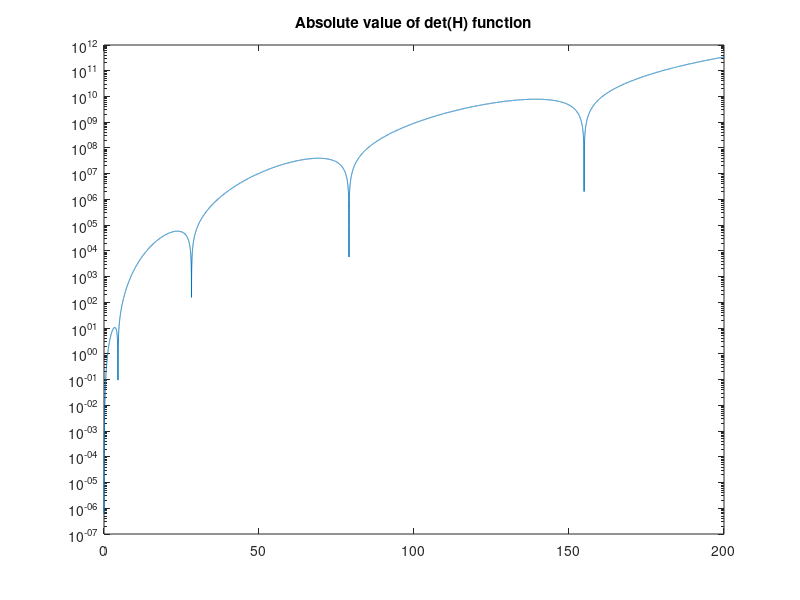
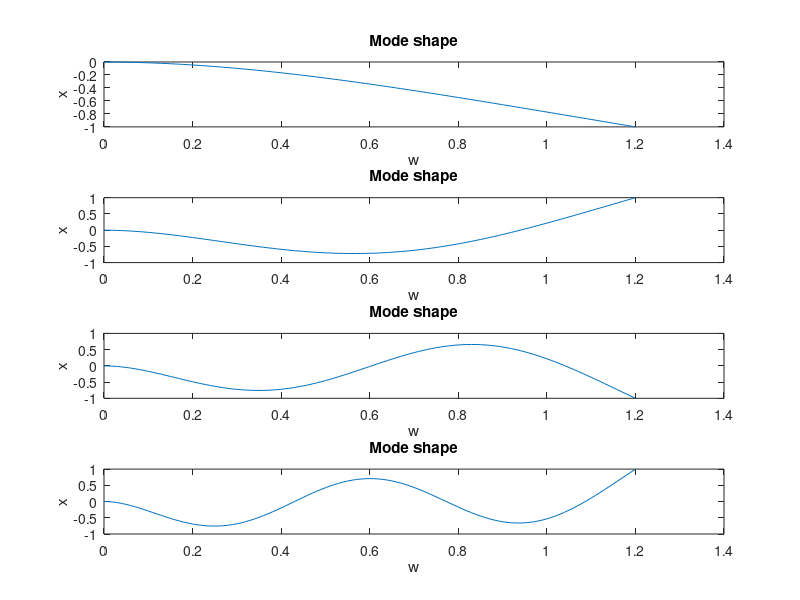
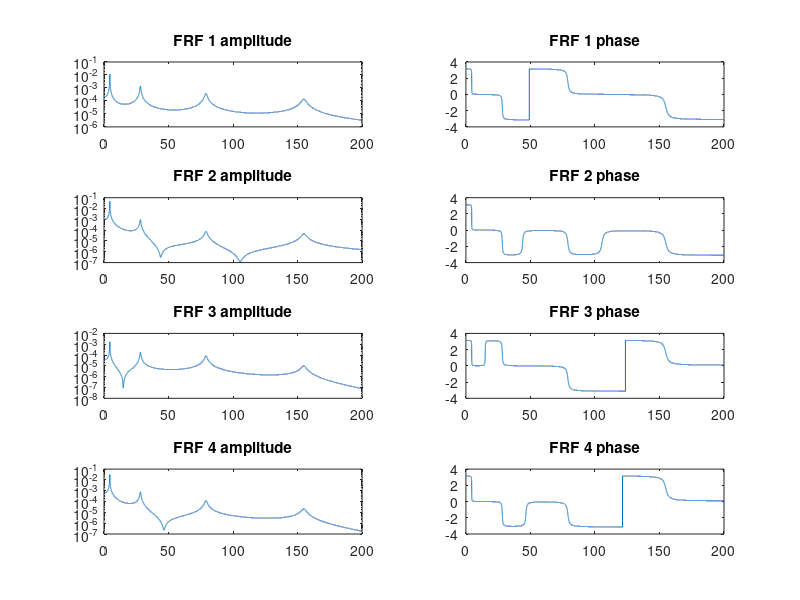
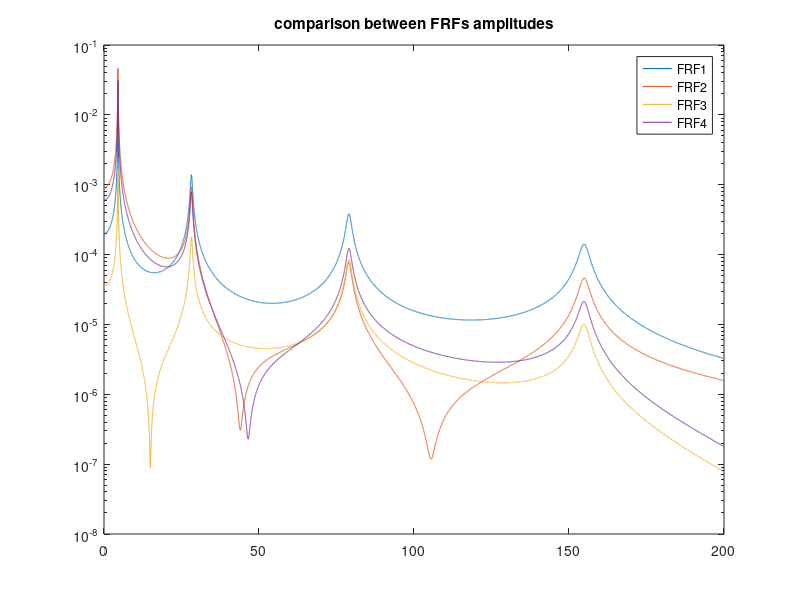

MATLAB code for these plots, in order: (Note: this script raises an error after producing the figures.)
close all
clear all
clc

%% Parameters

L= 1.2;         %[m]
h= 0.008;       %[m]
b= 0.04;        %[m]
rho= 2700;      %[kg/m^3]
E= 68000000000; %[pa]
J= b*h^3/12;    %[m^4]
m= rho*b*h;     %[kg]

%% Vibration modes

%  standing wave solution
% w=[A*cos(g*x)+B*sin(g*x)+C*cosh(g*x)+D*sinh(g*x)]*cos(omega*t+phi);
% dw/dx = [g*(-A*sin(g*x)+B*cos(g*x)+C*sinh(g*x)+D*cosh(g*x)]*cos(omega*t+phi);
% d^2w/dx^2 = [g^2*(-A*cos(g*x)-B*sin(g*x)+C*cosh(g*x)+D*sinh(g*x)]*cos(omega*t+phi);
% d^3w/dx^3 = [g^3*(A*sin(g*x)-B*cos(g*x)+C*sinh(g*x)+D*cosh(g*x)]*cos(omega*t+phi);


% Boundary conditions 
fs=0.01:0.01:200;
w=2*pi*fs;
g= ((m*w.^2)/(E*J)).^(1/4);

%S= zeros(size(w,2),1);

f=  (-2-2.*cos(g.*L).*cosh(g.*L)).*g.^6 ;




%for i= 1:size(w,2)
 %   H= [1 0 1 0; 0 g(i) 0 g(i); -g(i)^2*cos(g(i)*L) -g(i)^2*sin(g(i)*L) g(i)^2*cosh(g(i)*L) g(i)^2*sinh(g(i)*L); g(i)^3*sin(g(i)*L) -g(i)^3*cos(g(i)*L) g(i)^3*sinh(g(i)*L) g(i)^3*cosh(g(i)*L)];
  %  S(i)= det(H);
%end

%figure;
%semilogy (w,abs(S))

figure;
semilogy (fs,abs(f))
title('Absolute value of det(H) function')

%figure
%plot(w,f)

fs_1= 4.5;
fs_2= 28.2;
fs_3= 79;
fs_4= 154.9;

wn_1= 2*pi*fs_1;
wn_2= 2*pi*fs_2;
wn_3= 2*pi*fs_3;
wn_4= 2*pi*fs_4;

g_1=((m*wn_1.^2)/(E*J)).^(1/4);
g_2=((m*wn_2.^2)/(E*J)).^(1/4);
g_3=((m*wn_3.^2)/(E*J)).^(1/4);
g_4=((m*wn_4.^2)/(E*J)).^(1/4);


wn_vector=[wn_1; wn_2; wn_3; wn_4];
g_vector=[g_1; g_2; g_3; g_4];
constants_matrix= [zeros(4,4)];

for i=1:4 
    H= [1 0 1 0; 0 g_vector(i) 0 g_vector(i); -g_vector(i)^2*cos(g_vector(i)*L) -g_vector(i)^2*sin(g_vector(i)*L) g_vector(i)^2*cosh(g_vector(i)*L) g_vector(i)^2*sinh(g_vector(i)*L); g_vector(i)^3*sin(g_vector(i)*L) -g_vector(i)^3*cos(g_vector(i)*L) g_vector(i)^3*sinh(g_vector(i)*L) g_vector(i)^3*cosh(g_vector(i)*L)];
    N=[H(2,1) H(3,1) H(4,1)]';

    H_hat=[H(2,2) H(2,3) H(2,4); H(3,2) H(3,3) H(3,4); H(4,2) H(4,3) H(4,4)];
    X_hat= -inv(H_hat)*N;
    X= [1; X_hat];
    constants_matrix(:,i)=X;
end

X1= constants_matrix(:,1);
X2= constants_matrix(:,2);
X3= constants_matrix(:,3);
X4= constants_matrix(:,4);

disp(['X1 =' mat2str(X1)]);
disp(['X2 =' mat2str(X2)]);
disp(['X3 =' mat2str(X3)]);
disp(['X4 =' mat2str(X4)]);

x=0:0.01:L;

eigenfunctions= zeros(1,4);
figure;
for i= 1:4;
    eigenfunctions=[constants_matrix(1,i)*cos(g_vector(i)*x)+constants_matrix(2,i)*sin(g_vector(i)*x)+constants_matrix(3,i)*cosh(g_vector(i)*x)+constants_matrix(4,i)*sinh(g_vector(i)*x)];

    subplot(4,1,i);
    plot(x,eigenfunctions/max(abs(eigenfunctions)))
    title('Mode shape')
    xlabel('w')
    ylabel('x')

end


%% Frequency response functions 

%Computation of mi
csi= 0.01;
mass= zeros(1,4);

for i= 1:4 
    eigenfunctions=[constants_matrix(1,i)*cos(g_vector(i)*x)+constants_matrix(2,i)*sin(g_vector(i)*x)+constants_matrix(3,i)*cosh(g_vector(i)*x)+constants_matrix(4,i)*sinh(g_vector(i)*x)];
    Y= m.*eigenfunctions.^2;
    mass(i)= trapz(x,Y);
end

xk=[1.2;0.5;0.1;1];
xj=[0.2;1;0.8;0.4];

%FRF n°1

eigenfunctions_ktot1= zeros(1,4);
eigenfunctions_jtot1= zeros(1,4);

for l= 1:4 
   
    eigenfunctions_k=-[constants_matrix(1,l)*cos(g_vector(l)*xk(1))+constants_matrix(2,l)*sin(g_vector(l)*xk(1))+constants_matrix(3,l)*cosh(g_vector(l)*xk(1))+constants_matrix(4,l)*sinh(g_vector(l)*xk(1))];
    eigenfunctions_j=[constants_matrix(1,l)*cos(g_vector(l)*xj(1))+constants_matrix(2,l)*sin(g_vector(l)*xj(1))+constants_matrix(3,l)*cosh(g_vector(l)*xj(1))+constants_matrix(4,l)*sinh(g_vector(l)*xj(1))];
    
    eigenfunctions_ktot1(l)= eigenfunctions_k;
    eigenfunctions_jtot1(l)= eigenfunctions_j;
end



Gjk_1= [((eigenfunctions_ktot1(1).*eigenfunctions_jtot1(1))./mass(1))./(-w.^2+(2.*csi.*wn_vector(1).*w).*sqrt(-1)+ wn_vector(1).^2)]+[((eigenfunctions_ktot1(2).*eigenfunctions_jtot1(2))./mass(2))./(-w.^2+(2.*csi.*wn_vector(2).*w).*sqrt(-1)+ wn_vector(2).^2)]+[((eigenfunctions_ktot1(3).*eigenfunctions_jtot1(3))./mass(3))./(-w.^2+(2.*csi.*wn_vector(3).*w).*sqrt(-1)+ wn_vector(3).^2)]+[((eigenfunctions_ktot1(4).*eigenfunctions_jtot1(4))./mass(4))./(-w.^2+(2.*csi.*wn_vector(4).*w).*sqrt(-1)+ wn_vector(4).^2)];


figure;
title('Amplitudes and phases of the FRFs')
subplot(4,2,1)
semilogy(fs,abs(Gjk_1));
title('FRF 1 amplitude')

subplot(4,2,2)
plot(fs,angle(Gjk_1));
title('FRF 1 phase')

%FRF n°2

eigenfunctions_ktot2= zeros(1,4);
eigenfunctions_jtot2= zeros(1,4);

for l= 1:4 
   
    eigenfunctions_k=-[constants_matrix(1,l)*cos(g_vector(l)*xk(2))+constants_matrix(2,l)*sin(g_vector(l)*xk(2))+constants_matrix(3,l)*cosh(g_vector(l)*xk(2))+constants_matrix(4,l)*sinh(g_vector(l)*xk(2))];
    eigenfunctions_j=[constants_matrix(1,l)*cos(g_vector(l)*xj(2))+constants_matrix(2,l)*sin(g_vector(l)*xj(2))+constants_matrix(3,l)*cosh(g_vector(l)*xj(2))+constants_matrix(4,l)*sinh(g_vector(l)*xj(2))];
    
    eigenfunctions_ktot2(l)= eigenfunctions_k;
    eigenfunctions_jtot2(l)= eigenfunctions_j;
end



Gjk_2= [((eigenfunctions_ktot2(1).*eigenfunctions_jtot2(1))./mass(1))./(-w.^2+(2.*csi.*wn_vector(1).*w).*sqrt(-1)+ wn_vector(1).^2)]+[((eigenfunctions_ktot2(2).*eigenfunctions_jtot2(2))./mass(2))./(-w.^2+(2.*csi.*wn_vector(2).*w).*sqrt(-1)+ wn_vector(2).^2)]+[((eigenfunctions_ktot2(3).*eigenfunctions_jtot2(3))./mass(3))./(-w.^2+(2.*csi.*wn_vector(3).*w).*sqrt(-1)+ wn_vector(3).^2)]+[((eigenfunctions_ktot2(4).*eigenfunctions_jtot2(4))./mass(4))./(-w.^2+(2.*csi.*wn_vector(4).*w).*sqrt(-1)+ wn_vector(4).^2)];


subplot(4,2,3)
semilogy(fs,abs(Gjk_2));
title('FRF 2 amplitude')
subplot(4,2,4)
plot(fs,angle(Gjk_2));
title('FRF 2 phase')

%FRF n°3

eigenfunctions_ktot3= zeros(1,4);
eigenfunctions_jtot3= zeros(1,4);

for l= 1:4 
   
    eigenfunctions_k=-[constants_matrix(1,l)*cos(g_vector(l)*xk(3))+constants_matrix(2,l)*sin(g_vector(l)*xk(3))+constants_matrix(3,l)*cosh(g_vector(l)*xk(3))+constants_matrix(4,l)*sinh(g_vector(l)*xk(3))];
    eigenfunctions_j=[constants_matrix(1,l)*cos(g_vector(l)*xj(3))+constants_matrix(2,l)*sin(g_vector(l)*xj(3))+constants_matrix(3,l)*cosh(g_vector(l)*xj(3))+constants_matrix(4,l)*sinh(g_vector(l)*xj(3))];
    
    eigenfunctions_ktot3(l)= eigenfunctions_k;
    eigenfunctions_jtot3(l)= eigenfunctions_j;
end



Gjk_3= [((eigenfunctions_ktot3(1).*eigenfunctions_jtot3(1))./mass(1))./(-w.^2+(2.*csi.*wn_vector(1).*w).*sqrt(-1)+ wn_vector(1).^2)]+[((eigenfunctions_ktot3(2).*eigenfunctions_jtot3(2))./mass(2))./(-w.^2+(2.*csi.*wn_vector(2).*w).*sqrt(-1)+ wn_vector(2).^2)]+[((eigenfunctions_ktot3(3).*eigenfunctions_jtot3(3))./mass(3))./(-w.^2+(2.*csi.*wn_vector(3).*w).*sqrt(-1)+ wn_vector(3).^2)]+[((eigenfunctions_ktot3(4).*eigenfunctions_jtot3(4))./mass(4))./(-w.^2+(2.*csi.*wn_vector(4).*w).*sqrt(-1)+ wn_vector(4).^2)];


subplot(4,2,5)
semilogy(fs,abs(Gjk_3));
title('FRF 3 amplitude')
subplot(4,2,6)
plot(fs,angle(Gjk_3));
title('FRF 3 phase')


%FRF n°4

eigenfunctions_ktot4= zeros(1,4);
eigenfunctions_jtot4= zeros(1,4);

for l= 1:4 
   
    eigenfunctions_k=-[constants_matrix(1,l)*cos(g_vector(l)*xk(4))+constants_matrix(2,l)*sin(g_vector(l)*xk(4))+constants_matrix(3,l)*cosh(g_vector(l)*xk(4))+constants_matrix(4,l)*sinh(g_vector(l)*xk(4))];
    eigenfunctions_j=[constants_matrix(1,l)*cos(g_vector(l)*xj(4))+constants_matrix(2,l)*sin(g_vector(l)*xj(4))+constants_matrix(3,l)*cosh(g_vector(l)*xj(4))+constants_matrix(4,l)*sinh(g_vector(l)*xj(4))];
    
    eigenfunctions_ktot4(l)= eigenfunctions_k;
    eigenfunctions_jtot4(l)= eigenfunctions_j;
end



Gjk_4= [((eigenfunctions_ktot4(1).*eigenfunctions_jtot4(1))./mass(1))./(-w.^2+(2.*csi.*wn_vector(1).*w).*sqrt(-1)+ wn_vector(1).^2)]+[((eigenfunctions_ktot4(2).*eigenfunctions_jtot4(2))./mass(2))./(-w.^2+(2.*csi.*wn_vector(2).*w).*sqrt(-1)+ wn_vector(2).^2)]+[((eigenfunctions_ktot4(3).*eigenfunctions_jtot4(3))./mass(3))./(-w.^2+(2.*csi.*wn_vector(3).*w).*sqrt(-1)+ wn_vector(3).^2)]+[((eigenfunctions_ktot4(4).*eigenfunctions_jtot4(4))./mass(4))./(-w.^2+(2.*csi.*wn_vector(4).*w).*sqrt(-1)+ wn_vector(4).^2)];


subplot(4,2,7)
semilogy(fs,abs(Gjk_4));
title('FRF 4 amplitude')
subplot(4,2,8)
plot(fs,angle(Gjk_4));
title('FRF 4 phase')

%Comparison between FRFs

figure
semilogy(fs,abs(Gjk_1));
hold on
semilogy(fs,abs(Gjk_2));
hold on
semilogy(fs,abs(Gjk_3));
hold on
semilogy(fs,abs(Gjk_4));

title('comparison between FRFs amplitudes')
legend('FRF1','FRF2','FRF3','FRF4')

% figure
% plot(fs,angle(Gjk_1));
% hold on
% plot(fs,angle(Gjk_2));
% hold on
% plot(fs,angle(Gjk_3));
% hold on
% plot(fs,angle(Gjk_4));
% 
% title('comparison between FRFs phases')
% legend('FRF1','FRF2','FRF3','FRF4')

%% Modal parameters identification
fs=0.01:0.01:14;
omegafs = 2*pi*fs;

GrEXP = [ Gjk_1(1:size(fs,2)) ; Gjk_2(1:size(fs,2)) ; Gjk_3(1:size(fs,2)) ; Gjk_4(1:size(fs,2)) ];


entrata_Gjk= 4.5/0.01;
estim11= imag(Gjk_1(entrata_Gjk)).*2.*wn_1.^2.*csi;
estim12= imag(Gjk_2(entrata_Gjk)).*2.*wn_1.^2.*csi;
estim13= imag(Gjk_3(entrata_Gjk)).*2.*wn_1.^2.*csi;
estim14= imag(Gjk_4(entrata_Gjk)).*2.*wn_1.^2.*csi;

%y_damp= max(abs(Gjk_1))*sqrt(2)/2;
% figure
% semilogy(fs,abs(Gjk_1(1:size(fs,2))));
% hold on
% k=y_damp*ones(size(fs,2));
% plot(fs,k);

w2= 4.545*2*pi;
w1= 4.455*2*pi;
est_damp1= (w2^2-w1^2)/(4*wn_1^2);


%estimation of damping


% Least square minimization (have a look on epsilon function)

% Initial guesses
x0 = [estim11,estim12,estim13,estim14,est_damp1,wn_1,0,0,0,0];
% Lsqm function
x = lsqnonlin(@(x) epsilon1(x, fs, GrEXP), x0);
% Having a first look at x
disp(x);

% Computing of GrNUMs to compare them to Gjk

%  each GrNUMi is supposed to match with the peak number i 

GrNUM1 = (-x(1)./(-omegafs.^2 + 1i*2*x(5)*x(6)*omegafs + x(6)^2)) + (x(7)+1i*x(8))./(omegafs.^2) + x(9)+1i*x(10);

x1=x;
figure
subplot(2,1,1)
semilogy(fs,abs(Gjk_1(1:size(fs,2))))
hold on 
semilogy(fs,abs(GrNUM1(1:size(fs,2))),'o')
subplot(2,1,2)
plot(fs,angle(Gjk_1(1:size(fs,2))))
hold on 
plot(fs,angle(GrNUM1(1:size(fs,2))),'o')

%%
fs=14:0.01:50;
omegafs = 2*pi*fs;

GrEXP = [ Gjk_1(1401:1400+size(fs,2)) ; Gjk_2(1401:1400+size(fs,2)) ; Gjk_3(1401:1400+size(fs,2)) ; Gjk_4(1401:1400+size(fs,2)) ];

% Least square minimization (have a look on epsilon function)

entrata_Gjk= 28.2/0.01;
estim21= imag(Gjk_1(entrata_Gjk)).*2.*wn_2.^2.*csi;
estim22= imag(Gjk_2(entrata_Gjk)).*2.*wn_2.^2.*csi;
estim23= imag(Gjk_3(entrata_Gjk)).*2.*wn_2.^2.*csi;
estim24= imag(Gjk_4(entrata_Gjk)).*2.*wn_2.^2.*csi;



% Initial guesses
x0 = [estim21,estim22,estim23,estim24,1/100,wn_2,0,0,0,0];
% Lsqm function
x = lsqnonlin(@(x) epsilon1(x, fs, GrEXP), x0);
% Having a first look at x
disp(xj);

% Computing of GrNUMs to compare them to Gjk

%  each GrNUMi is supposed to match with the peak number i 

GrNUM1 = (-x(1)./(-omegafs.^2 + 1i*2*x(5)*x(6)*omegafs + x(6)^2)) + (x(7)+1i*x(8))./(omegafs.^2) + x(9)+1i*x(10);

x2=x;
figure
subplot(2,1,1)
semilogy(fs,abs(Gjk_1(1401:1400+size(fs,2))))
hold on 
semilogy(fs,abs(GrNUM1),'o')
subplot(2,1,2)
plot(fs,angle(Gjk_1(1401:1400+size(fs,2))))
hold on 
plot(fs,angle(GrNUM1),'o')


%%
fs=50:0.01:115;
omegafs = 2*pi*fs;

GrEXP = [ Gjk_1(5001:5000+size(fs,2)) ; Gjk_2(5001:5000+size(fs,2)) ; Gjk_3(5001:5000+size(fs,2)) ; Gjk_4(5001:5000+size(fs,2)) ];

% Least square minimization (have a look on epsilon function)

entrata_Gjk= 79/0.01;
estim31= imag(Gjk_1(entrata_Gjk)).*2.*wn_3.^2.*csi;
estim32= imag(Gjk_2(entrata_Gjk)).*2.*wn_3.^2.*csi;
estim33= imag(Gjk_3(entrata_Gjk)).*2.*wn_3.^2.*csi;
estim34= imag(Gjk_4(entrata_Gjk)).*2.*wn_3.^2.*csi;

% y_damp= max(abs(Gjk_1(5001:5000+size(fs,2))))*sqrt(2)/2;
% figure
% semilogy(fs,abs(Gjk_1(5001:5000+size(fs,2))));
% hold on
% k=y_damp*ones(size(fs,2));
% plot(fs,k);

w2= 4.545*2*pi;
w1= 4.455*2*pi;
est_damp1= (w2^2-w1^2)/(4*wn_1^2);


% Initial guesses
x0 = [estim31,estim32,estim33,estim34,1/100,wn_3,0,0,0,0];
% Lsqm function
x = lsqnonlin(@(x) epsilon1(x, fs, GrEXP), x0);
% Having a first look at x
disp(x);

% Computing of GrNUMs to compare them to Gjk

%  each GrNUMi is supposed to match with the peak number i 

GrNUM1 = (-x(1)./(-omegafs.^2 + 1i*2*x(5)*x(6)*omegafs + x(6)^2)) + (x(7)+1i*x(8))./(omegafs.^2) + x(9)+1i*x(10);

x3=x;
figure
subplot(2,1,1)
semilogy(fs,abs(Gjk_1(5001:5000+size(fs,2))))
hold on 
semilogy(fs,abs(GrNUM1),'o')
subplot(2,1,2)
plot(fs,angle(Gjk_1(5001:5000+size(fs,2))))
hold on 
plot(fs,angle(GrNUM1),'o')


%%
fs=115:0.01:200;
omegafs = 2*pi*fs;

GrEXP = [ Gjk_1(11500:11499+size(fs,2)) ; Gjk_2(11500:11499+size(fs,2)) ; Gjk_3(11500:11499+size(fs,2)) ; Gjk_4(11500:11499+size(fs,2)) ];

% Least square minimization (have a look on epsilon function)

entrata_Gjk= 154.9/0.01;
estim41= imag(Gjk_1(entrata_Gjk)).*2.*wn_4.^2.*csi;
estim42= imag(Gjk_2(entrata_Gjk)).*2.*wn_4.^2.*csi;
estim43= imag(Gjk_3(entrata_Gjk)).*2.*wn_4.^2.*csi;
estim44= imag(Gjk_4(entrata_Gjk)).*2.*wn_4.^2.*csi;

% Initial guesses
x0 = [estim41,estim42,estim43,estim44,1/100,wn_4,0,0,0,0];
% Lsqm function
x = lsqnonlin(@(x) epsilon1(x, fs, GrEXP), x0);
% Having a first look at x
disp(x);

% Computing of GrNUMs to compare them to Gjk

%  each GrNUMi is supposed to match with the peak number i 

GrNUM1 = (-x(1)./(-omegafs.^2 + 1i*2*x(5)*x(6)*omegafs + x(6)^2)) + (x(7)+1i*x(8))./(omegafs.^2) + x(9)+1i*x(10);

x4=x;
figure
subplot(2,1,1)
semilogy(fs,abs(Gjk_1(11500:11499+size(fs,2))))
hold on 
semilogy(fs,abs(GrNUM1),'o')
subplot(2,1,2)
plot(fs,angle(Gjk_1(11500:11499+size(fs,2))))
hold on 
plot(fs,angle(GrNUM1),'o')

%%
% Mode shape identification
X1num=[0.1778,0.7369,0.027,0.4946];
figure

x=0:0.01:L;
eigenfunctions=[constants_matrix(1,1)*cos(g_vector(1)*x)+constants_matrix(2,1)*sin(g_vector(1)*x)+constants_matrix(3,1)*cosh(g_vector(1)*x)+constants_matrix(4,1)*sinh(g_vector(1)*x)];
plot(xj,X1num,'o')
hold on
plot(x,eigenfunctions)
hold on


figure 
plot(xj,x2(1:4),'o')

figure 
plot(xj,x3(1:4),'o')

figure 
plot(xj,x4(1:4),'o')
